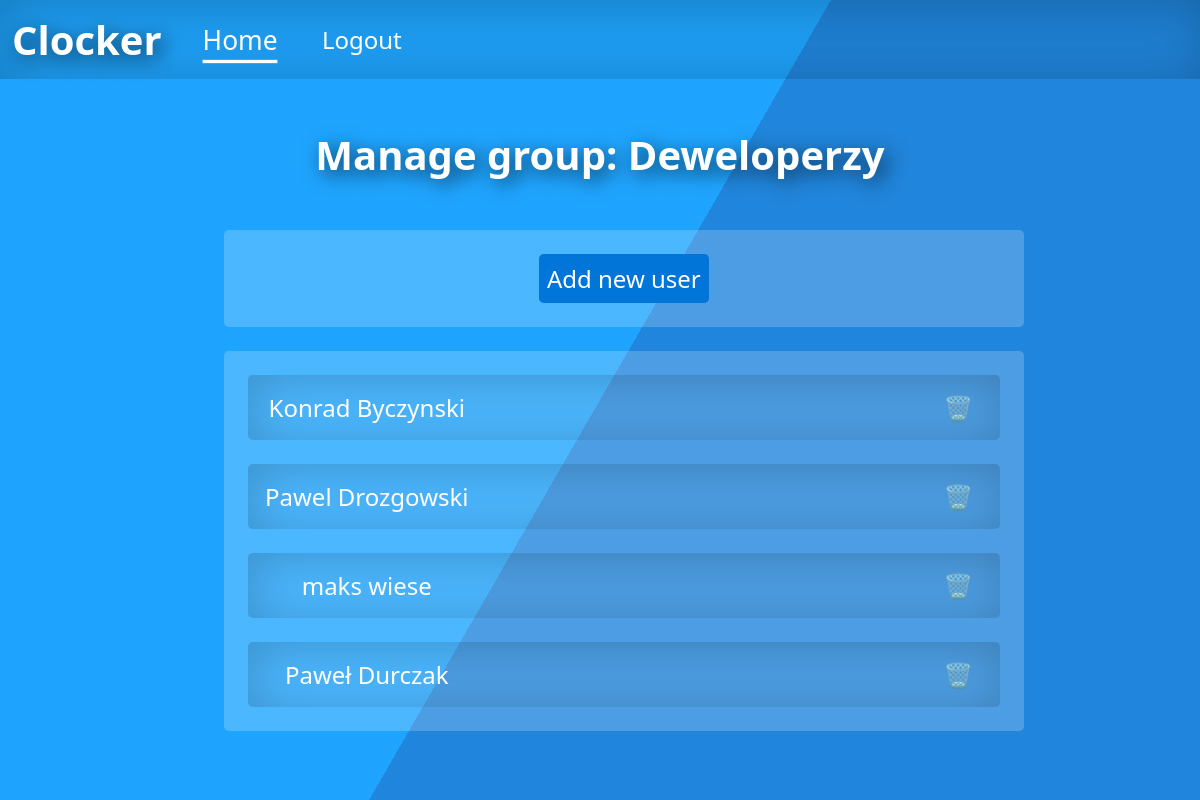
The page /index.php?page=manage_group&group=3 (signed in) on the database its author committed.
### tables this page shows
CREATE TABLE `groups` (
  `id` int(11) NOT NULL,
  `ownerId` int(11) NOT NULL,
  `name` varchar(255) NOT NULL
);

CREATE TABLE `user` (
  `id` int(11) NOT NULL,
  `firstname` varchar(50) NOT NULL,
  `lastname` varchar(50) NOT NULL,
  `email` varchar(50) NOT NULL,
  `hash` varchar(2048) NOT NULL,
  `role` varchar(25) NOT NULL
);

### controllers/groupController.php (called while the page is built, shortened)
<?php
class groupController
{
    public static function view(){
        $response = new Response();
        if (empty($_GET['group'])){
            $response->setHeaders('Location', 'index.php');
        }else{
            $users = [];
            $groups = new Groups();
            $userIds = $groups->getGroupUsers($_GET['group']);
            $userRepo = new UserTable();
            foreach ($userIds as $userId) {
                $users[] = $userRepo->findById($userId);
            }
            $response->setBody(groupUsersListView::render($users, $groups->getGroupById($_GET['group'])));
        }
        return $response;
    }
}

### src/Application.php (called while the page is built, shortened)
<?php
class Application
{
    public function run($path){
        list($controller, $functionName) = Router::resolve($path);
        return $controller::$functionName();
    }
}

### public/index.php (called while the page is built, shortened)
<?php
$path = isset($_GET['page']) ? $_GET['page'] : null;
$app = new Application();
$response = $app->run($path);

### models/Group.php (called while the page is built, shortened)
<?php
class Group
{
    private $id;
    private $name;
    public function getId()
    {
        return $this->id;
    }
    public function setId($id)
    {
        $this->id = $id;
        return $this;
    }
    public function getName()
    {
        return $this->name;
    }
    public function setName($name)
    {
        $this->name = $name;
        return $this;
    }
}

### src/Database.php (called while the page is built, shortened)
<?php
abstract class Database
{
    protected function openConnection(){
        $config = include('../config/config.php');
        try {
            $this->connection = new PDO($config['host'], $config['username'], $config['password']);
        }catch (PDOException $e) {
            echo "PDOException was caught: {$e->getMessage()}";
            var_dump($e->getTraceAsString());
        }
    }
}

### models/Groups.php (called while the page is built, shortened)
<?php
class Groups extends Database
{
    public function groupFromDB($row){
        $group = new Group();
        $group
            ->setId($row['id'])
            ->setOwnerId($row['ownerId'])
            ->setName($row['name']);
        return $group;
    }
    public function getGroupById($groupId){
        $query = "SELECT * FROM groups WHERE id = :groupId";
        $statement = $this->connection->prepare($query);
        $statement->execute(array('groupId' => $groupId));
        $row = $statement->fetch(PDO::FETCH_ASSOC);
        $group = $this->groupFromDB($row);
        return $group;
    }
    public function getGroupUsers($groupId){
        $users = [];
        $query = "SELECT * FROM usersgroups WHERE groupId = :groupId";
        $statement = $this->connection->prepare($query);
        $statement->execute(array('groupId' => $groupId));
        while ($row = $statement->fetch(PDO::FETCH_ASSOC)) {
            $users[] = $row['userId'];
        }
        return $users;
    }
}

### src/Router.php (called while the page is built, shortened)
<?php
class Router
{
    public static function resolve($path){
        switch ($path){
            case 'manage_group':
                if(isset($_SESSION['role']) && $_SESSION['role'] === 'admin') {
                    $controller = 'app\controllers\groupController';
                    $functionName = "view";
                } else {
                    $controller = 'app\controllers\homepageController';
                    $functionName = 'index';
                }
                break;
        }
        return [$controller, $functionName];
    }
}

### models/User.php (called while the page is built, shortened)
<?php
class User
{
    private $id;
    private $firstname;
    private $lastname;
    public function getId()
    {
        return $this->id;
    }
    public function setId($id)
    {
        $this->id = $id;
        return $this;
    }
    public function getFirstname()
    {
        return $this->firstname;
    }
    public function setFirstname($firstname)
    {
        $this->firstname = $firstname;
        return $this;
    }
    public function getLastname()
    {
        return $this->lastname;
    }
    public function setLastname($lastname)
    {
        $this->lastname = $lastname;
        return $this;
    }
}

### models/UserTable.php (called while the page is built, shortened)
<?php
class UserTable extends Database
{
    public function findById($id){
        $query = "SELECT * FROM user WHERE id = :id";
        $statement = $this->connection->prepare($query);
        $statement->execute(array('id' => $id));
        $row = $statement->fetch(PDO::FETCH_ASSOC);
        $user = $this->userFromDB($row);
        return $user;
    }
    public function userFromDB($row){
        $user = new User();
        $user
            ->setId($row['id'])
            ->setFirstname($row['firstname'])
            ->setLastname($row['lastname'])
            ->setEmail($row['email'])
            ->setHash($row['hash'])
            ->setRole($row['role']);
        return $user;
    }
}

### views/groupUsersListView.php (the view, shortened to what this page needs)
<?php
class groupUsersListView
{
    public static function render($users = [], $group = null) {
        $groupId = $group->getId();
        $groupName = $group->getName();
        echo mainLayout::renderHeader();
        ?>
        <div class="container">
            <div class="row">
                <div class="col-8 col-s-8 offset-2 offset-s-2">
                    <h1 class="title">Manage group: <?php echo $groupName; ?></h1>
                    <div class="fit-box">
                        <a href="index.php?page=add_user_to_group&group=<?php echo $groupId;?>"><button class="action-button action-button-bigger">Add new user</button></a>
                    </div>
                    <div class="fit-box">
                        <?php
                        foreach ($users as $user){
                            $userId = $user->getId();
                            $userName = $user->getFirstname()." ".$user->getLastname();
                            echo "
                                <div class='list-row-reusable'>
                                    <div class='list-row-name-reusable'>$userName</div>
                                    <div class='list-row-delete-reusable'><a href='index.php?page=remove_user_from_group&group=$groupId&user=$userId'>🗑️</a></div>
                                </div>
                            ";
                        }
                        ?>
                    </div>
                </div>
            </div>
        </div>
        <?php
        $html = ob_get_clean();
        return $html;
    }
}

### public/style/style.css (style rules this page uses)
html, body, * { font-family: 'Segoe UI', Tahoma, Geneva, Verdana, sans-serif !important; padding: 0; margin: 0; box-sizing: border-box; }
a { color: inherit; text-decoration: none; }
.row::after { content: ''; clear: both; display: table; }
[class*='col-'] { float: left; }
[class*='col-'] { width: 100%; }
@media only screen and (min-width: 600px) { .col-s-8 { width: 66.66%; } }
@media only screen and (min-width: 600px) { .offset-s-2 { margin-left: 16.66%; } }
@media only screen and (min-width: 768px) { .col-8 { width: 66.66%; } }
@media only screen and (min-width: 768px) { .offset-2 { margin-left: 16.66%; } }
.container { max-width: 100%; height: fit-content; color: #fff; }
.title { text-align: center; color: inherit; font-size: 2.5rem; font-weight: 900; margin: 3rem 0; text-shadow: 0.3rem 0.3rem 1.25rem #000000b3; }
.fit-box { width: 100%; display: flex; flex-direction: column; justify-content: center; align-items: center; color: inherit; font-size: 1.5rem; font-weight: 500; background-color: #fff3; border-radius: 0.3rem; text-align: justify; padding: 1.5rem 1.5rem; margin: 1.5rem; }
.action-button { width: fit-content; background-color: #0275d8; color: inherit; font-size: 1rem; font-weight: 500; text-decoration: none; border-radius: 0.3rem; border: none; display: flex; flex-direction: column; justify-content: center; align-items: center; padding: 0.5rem; margin: 0 1rem; transition: all 200ms ease-in-out; }
.action-button-bigger { font-size: 1.5rem; }
.list-row-reusable { width: fit-content; align-self: center; width: 100%; padding: 1rem 1rem; display: grid; grid-template-columns: 1fr 1fr 1fr 0.25fr 0.25fr; grid-template-rows: 1fr; grid-template-areas: 'name . . edit delete'; box-shadow: 0.3rem 0.3rem 3rem #00000033 inset; border-radius: 0.3rem; transition: all 200ms ease-in-out; }
.list-row-reusable:not(.list-row-reusable:last-of-type) { margin-bottom: 1.5rem; }
.list-row-reusable a { cursor: pointer; }
.list-row-name-reusable { grid-area: name; place-self: center; }
.list-row-delete-reusable { grid-area: delete; place-self: center; }

### rows shown on the page
groups: name "Deweloperzy"
user: userName "Konrad Byczynski"
user: userName "Pawel Drozgowski"
user: userName "maks wiese"
user: userName "Paweł Durczak"
